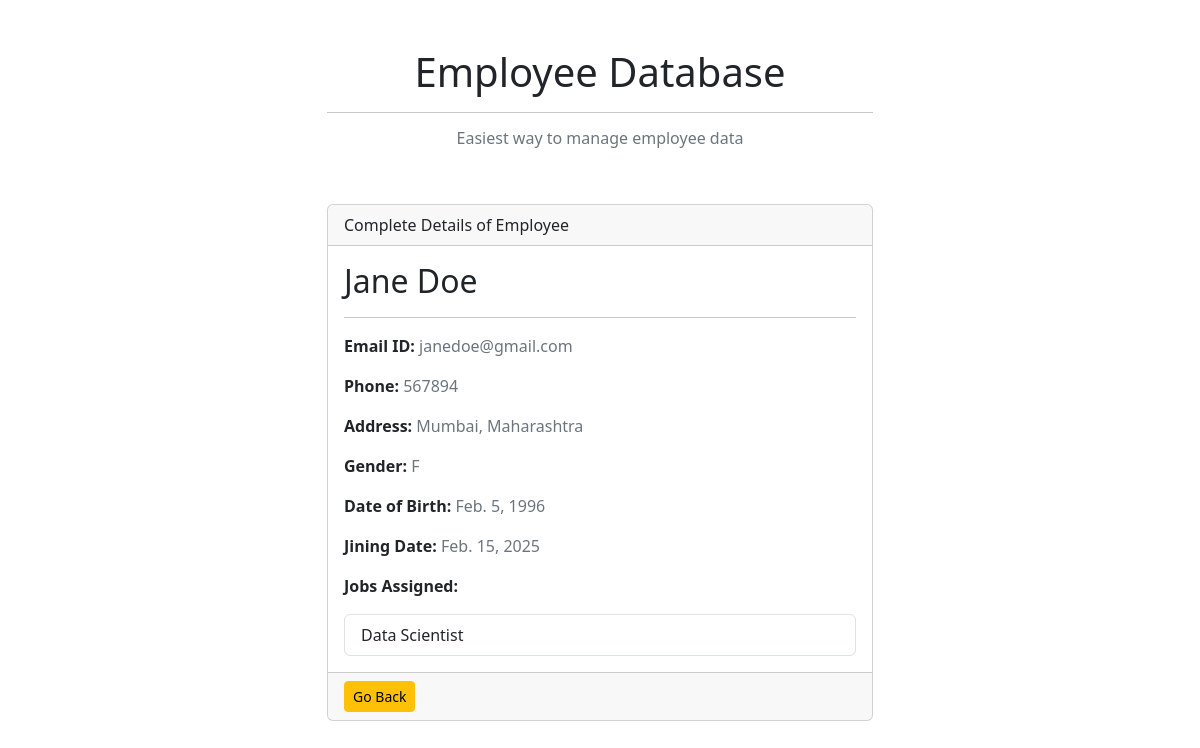
Screenshot of /employees/2/ with the database file from the repository.
### ems/models.py (models this page shows, shortened)
class Employee(models.Model):
    GENDER_CHOICES = {'F': 'Female', 'M': 'Male', 'O': 'Other'}
    first_name = models.CharField(max_length=200)
    last_name = models.CharField(max_length=200)
    email_id = models.EmailField(max_length=254)
    phone_number = models.CharField(max_length=13, blank=True)
    address = models.TextField()
    gender = models.CharField(max_length=1, choices=GENDER_CHOICES, blank=True)
    dob = models.DateField()
    joining_date = models.DateField()
    jobs = models.ManyToManyField('Job', blank=True)

class Job(models.Model):
    name = models.CharField(max_length=250)

### ems/views.py (the view)
# urls.py: path('employees/<int:employee_id>/', views.employee_detail, name='employee_detail'),
def employee_detail(request, employee_id):
    try:
        employee = Employee.objects.get(id=employee_id)
    except Employee.DoesNotExist:
        raise Http404('Employee not found')
    return render(request, 'ems/employee_detail.html', {'employee': employee})

### ems/templates/ems/employee_detail.html
{% extends 'ems/base.html' %}
{% block content %}
<div class="col-md-6">
    <div class="card mb-5">
        <div class="card-header">Complete Details of Employee</div>
        <div class="card-body">
            <h2>{{employee.first_name|capfirst}} {{employee.last_name|capfirst}}</h2>
            <hr>
            <p><strong>Email ID:</strong><span class="text-secondary"> {{employee.email_id}}</span></p>
            <p><strong>Phone:</strong><span class="text-secondary"> {{employee.phone_number}}</span></p>
            <p><strong>Address:</strong><span class="text-secondary"> {{employee.address}}</span></p>
            <p><strong>Gender:</strong><span class="text-secondary"> {{employee.gender}}</span></p>
            <p><strong>Date of Birth:</strong><span class="text-secondary"> {{employee.dob}}</span></p>
            <p><strong>Jining Date:</strong><span class="text-secondary"> {{employee.joining_date}}</span></p>
            <p><strong>Jobs Assigned:</strong></p>
            {% if employee.jobs.all %}
            <ul class="list-group">
                {% for job in employee.jobs.all %}
                <li class="list-group-item">{{ job.name }}</li>
                {% endfor %}
            </ul>
            {% endif %}
        </div>
        <div class="card-footer">
            <a href="{% url 'home' %}" class="btn btn-sm btn-warning">Go Back</a>
        </div>
    </div>
</div>
{% endblock content %}

### rows the page displays
Employee: first_name "Jane", last_name "Doe", email_id "janedoe@gmail.com", phone_number "567894", address "Mumbai, Maharashtra", gender "F", dob "Feb. 5, 1996", joining_date "Feb. 15, 2025"
Job: name "Data Scientist"
